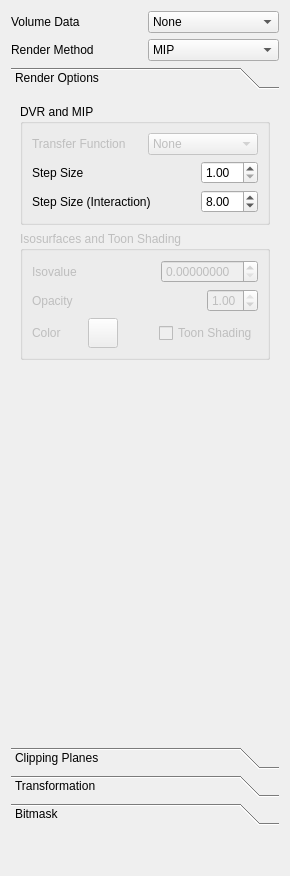
<?xml version="1.0" encoding="UTF-8"?>
<ui version="4.0">
 <class>RayCastPlugin</class>
 <widget class="QWidget" name="RayCastPlugin">
  <property name="geometry">
   <rect>
    <x>0</x>
    <y>0</y>
    <width>290</width>
    <height>876</height>
   </rect>
  </property>
  <property name="windowTitle">
   <string>Form</string>
  </property>
  <layout class="QVBoxLayout" name="verticalLayout">
   <item>
    <layout class="QGridLayout" name="gridLayout">
     <item row="0" column="0">
      <widget class="QLabel" name="labelDataset">
       <property name="text">
        <string>Volume Data</string>
       </property>
       <property name="buddy">
        <cstring>comboBoxDataset</cstring>
       </property>
      </widget>
     </item>
     <item row="0" column="1">
      <widget class="QComboBox" name="comboBoxDataset">
       <item>
        <property name="text">
         <string>None</string>
        </property>
       </item>
      </widget>
     </item>
     <item row="1" column="0">
      <widget class="QLabel" name="label">
       <property name="text">
        <string>Render Method</string>
       </property>
      </widget>
     </item>
     <item row="1" column="1">
      <widget class="QComboBox" name="comboBoxRendermode">
       <property name="currentIndex">
        <number>1</number>
       </property>
       <item>
        <property name="text">
         <string>DVR</string>
        </property>
       </item>
       <item>
        <property name="text">
         <string>MIP</string>
        </property>
       </item>
       <item>
        <property name="text">
         <string>Isovalue</string>
        </property>
       </item>
      </widget>
     </item>
    </layout>
   </item>
   <item>
    <widget class="QToolBox" name="toolBox">
     <property name="sizePolicy">
      <sizepolicy hsizetype="Preferred" vsizetype="MinimumExpanding">
       <horstretch>0</horstretch>
       <verstretch>1</verstretch>
      </sizepolicy>
     </property>
     <property name="currentIndex">
      <number>0</number>
     </property>
     <widget class="QWidget" name="renderPage">
      <property name="geometry">
       <rect>
        <x>0</x>
        <y>0</y>
        <width>272</width>
        <height>650</height>
       </rect>
      </property>
      <attribute name="label">
       <string>Render Options</string>
      </attribute>
      <layout class="QVBoxLayout" name="verticalLayout_7">
       <item>
        <widget class="QGroupBox" name="groupBox">
         <property name="title">
          <string>DVR and MIP</string>
         </property>
         <layout class="QVBoxLayout" name="verticalLayout_5">
          <property name="margin">
           <number>9</number>
          </property>
          <item>
           <layout class="QHBoxLayout" name="horizontalLayout_3">
            <property name="bottomMargin">
             <number>0</number>
            </property>
            <item>
             <widget class="QLabel" name="transferFunctionLabel">
              <property name="enabled">
               <bool>false</bool>
              </property>
              <property name="text">
               <string>Transfer Function </string>
              </property>
             </widget>
            </item>
            <item>
             <widget class="QComboBox" name="comboBoxTransferFunction">
              <property name="enabled">
               <bool>false</bool>
              </property>
              <property name="toolTip">
               <string>Select the transfer-function that will be used when doing direct volume rendering.</string>
              </property>
              <item>
               <property name="text">
                <string>None</string>
               </property>
              </item>
             </widget>
            </item>
           </layout>
          </item>
          <item>
           <layout class="QHBoxLayout" name="horizontalLayout_4">
            <property name="bottomMargin">
             <number>0</number>
            </property>
            <item>
             <widget class="QLabel" name="label_4">
              <property name="text">
               <string>Step Size</string>
              </property>
             </widget>
            </item>
            <item>
             <widget class="QDoubleSpinBox" name="doubleSpinBoxStepsize">
              <property name="sizePolicy">
               <sizepolicy hsizetype="Fixed" vsizetype="Fixed">
                <horstretch>0</horstretch>
                <verstretch>0</verstretch>
               </sizepolicy>
              </property>
              <property name="toolTip">
               <string>Set the step size during the ray-cast procedure</string>
              </property>
              <property name="minimum">
               <double>1.000000000000000</double>
              </property>
              <property name="maximum">
               <double>10.000000000000000</double>
              </property>
              <property name="value">
               <double>1.000000000000000</double>
              </property>
             </widget>
            </item>
           </layout>
          </item>
          <item>
           <layout class="QHBoxLayout" name="horizontalLayout_5">
            <property name="bottomMargin">
             <number>0</number>
            </property>
            <item>
             <widget class="QLabel" name="label_5">
              <property name="text">
               <string>Step Size (Interaction) </string>
              </property>
             </widget>
            </item>
            <item>
             <widget class="QDoubleSpinBox" name="doubleSpinBoxInteractiveStepsize">
              <property name="sizePolicy">
               <sizepolicy hsizetype="Fixed" vsizetype="Fixed">
                <horstretch>0</horstretch>
                <verstretch>0</verstretch>
               </sizepolicy>
              </property>
              <property name="toolTip">
               <string>Set the step size when moving or altering the ray-cast object</string>
              </property>
              <property name="minimum">
               <double>1.000000000000000</double>
              </property>
              <property name="maximum">
               <double>10.000000000000000</double>
              </property>
              <property name="value">
               <double>8.000000000000000</double>
              </property>
             </widget>
            </item>
           </layout>
          </item>
         </layout>
        </widget>
       </item>
       <item>
        <widget class="QGroupBox" name="groupBox_2">
         <property name="enabled">
          <bool>false</bool>
         </property>
         <property name="title">
          <string>Isosurfaces and Toon Shading</string>
         </property>
         <layout class="QVBoxLayout" name="verticalLayout_6">
          <item>
           <layout class="QHBoxLayout" name="horizontalLayout_6">
            <property name="bottomMargin">
             <number>0</number>
            </property>
            <item>
             <widget class="QLabel" name="label_2">
              <property name="text">
               <string>Isovalue </string>
              </property>
             </widget>
            </item>
            <item>
             <widget class="QDoubleSpinBox" name="doubleSpinBoxIsovalue">
              <property name="sizePolicy">
               <sizepolicy hsizetype="Fixed" vsizetype="Fixed">
                <horstretch>0</horstretch>
                <verstretch>0</verstretch>
               </sizepolicy>
              </property>
              <property name="toolTip">
               <string>Set the value that will be used to generate the isosurface</string>
              </property>
              <property name="decimals">
               <number>8</number>
              </property>
              <property name="singleStep">
               <double>1.000000000000000</double>
              </property>
             </widget>
            </item>
           </layout>
          </item>
          <item>
           <layout class="QHBoxLayout" name="horizontalLayout_7">
            <property name="bottomMargin">
             <number>0</number>
            </property>
            <item>
             <widget class="QLabel" name="label_3">
              <property name="text">
               <string>Opacity </string>
              </property>
             </widget>
            </item>
            <item>
             <widget class="QDoubleSpinBox" name="doubleSpinBoxIsovalueOpacity">
              <property name="sizePolicy">
               <sizepolicy hsizetype="Fixed" vsizetype="Fixed">
                <horstretch>0</horstretch>
                <verstretch>0</verstretch>
               </sizepolicy>
              </property>
              <property name="toolTip">
               <string>Set the opacity of the isosurface</string>
              </property>
              <property name="maximum">
               <double>1.000000000000000</double>
              </property>
              <property name="singleStep">
               <double>0.100000000000000</double>
              </property>
              <property name="value">
               <double>1.000000000000000</double>
              </property>
             </widget>
            </item>
           </layout>
          </item>
          <item>
           <layout class="QHBoxLayout" name="horizontalLayout_8">
            <property name="bottomMargin">
             <number>0</number>
            </property>
            <item>
             <widget class="QLabel" name="label_17">
              <property name="sizePolicy">
               <sizepolicy hsizetype="Fixed" vsizetype="Preferred">
                <horstretch>0</horstretch>
                <verstretch>0</verstretch>
               </sizepolicy>
              </property>
              <property name="minimumSize">
               <size>
                <width>50</width>
                <height>0</height>
               </size>
              </property>
              <property name="text">
               <string>Color</string>
              </property>
              <property name="alignment">
               <set>Qt::AlignLeading|Qt::AlignLeft|Qt::AlignVCenter</set>
              </property>
             </widget>
            </item>
            <item>
             <widget class="QPushButton" name="pushButtonColor">
              <property name="sizePolicy">
               <sizepolicy hsizetype="Minimum" vsizetype="Fixed">
                <horstretch>30</horstretch>
                <verstretch>30</verstretch>
               </sizepolicy>
              </property>
              <property name="minimumSize">
               <size>
                <width>30</width>
                <height>30</height>
               </size>
              </property>
              <property name="maximumSize">
               <size>
                <width>30</width>
                <height>30</height>
               </size>
              </property>
              <property name="toolTip">
               <string>Select the color of the isosurface</string>
              </property>
              <property name="text">
               <string/>
              </property>
              <property name="default">
               <bool>false</bool>
              </property>
             </widget>
            </item>
            <item>
             <spacer name="horizontalSpacer">
              <property name="orientation">
               <enum>Qt::Horizontal</enum>
              </property>
              <property name="sizeType">
               <enum>QSizePolicy::Expanding</enum>
              </property>
              <property name="sizeHint" stdset="0">
               <size>
                <width>40</width>
                <height>20</height>
               </size>
              </property>
             </spacer>
            </item>
            <item>
             <widget class="QCheckBox" name="checkBoxUseToonShading">
              <property name="toolTip">
               <string>Use toon shading</string>
              </property>
              <property name="text">
               <string>Toon Shading</string>
              </property>
             </widget>
            </item>
           </layout>
          </item>
         </layout>
        </widget>
       </item>
       <item>
        <spacer name="verticalSpacer_5">
         <property name="orientation">
          <enum>Qt::Vertical</enum>
         </property>
         <property name="sizeHint" stdset="0">
          <size>
           <width>20</width>
           <height>40</height>
          </size>
         </property>
        </spacer>
       </item>
      </layout>
     </widget>
     <widget class="QWidget" name="clippingPage">
      <property name="geometry">
       <rect>
        <x>0</x>
        <y>0</y>
        <width>272</width>
        <height>312</height>
       </rect>
      </property>
      <attribute name="label">
       <string>Clipping Planes</string>
      </attribute>
      <layout class="QVBoxLayout" name="verticalLayout_8">
       <item>
        <layout class="QGridLayout" name="gridLayout_2">
         <property name="bottomMargin">
          <number>0</number>
         </property>
         <item row="0" column="1">
          <widget class="QSlider" name="horizontalSliderX1">
           <property name="enabled">
            <bool>false</bool>
           </property>
           <property name="toolTip">
            <string>Set the position of the x1 clipping plane</string>
           </property>
           <property name="orientation">
            <enum>Qt::Horizontal</enum>
           </property>
          </widget>
         </item>
         <item row="0" column="0">
          <widget class="QCheckBox" name="checkBoxX1">
           <property name="enabled">
            <bool>true</bool>
           </property>
           <property name="toolTip">
            <string>Enable clipping plane x1</string>
           </property>
           <property name="text">
            <string>X1</string>
           </property>
          </widget>
         </item>
         <item row="1" column="1">
          <widget class="QSlider" name="horizontalSliderX2">
           <property name="enabled">
            <bool>false</bool>
           </property>
           <property name="toolTip">
            <string>Set the position of the x2 clipping plane</string>
           </property>
           <property name="orientation">
            <enum>Qt::Horizontal</enum>
           </property>
          </widget>
         </item>
         <item row="1" column="0">
          <widget class="QCheckBox" name="checkBoxX2">
           <property name="enabled">
            <bool>true</bool>
           </property>
           <property name="toolTip">
            <string>Enable clipping plane x2</string>
           </property>
           <property name="text">
            <string>X2</string>
           </property>
          </widget>
         </item>
         <item row="2" column="1">
          <widget class="QSlider" name="horizontalSliderY1">
           <property name="enabled">
            <bool>false</bool>
           </property>
           <property name="toolTip">
            <string>Set the position of the y1 clipping plane</string>
           </property>
           <property name="orientation">
            <enum>Qt::Horizontal</enum>
           </property>
          </widget>
         </item>
         <item row="2" column="0">
          <widget class="QCheckBox" name="checkBoxY1">
           <property name="enabled">
            <bool>true</bool>
           </property>
           <property name="toolTip">
            <string>Enable clipping plane y1</string>
           </property>
           <property name="text">
            <string>Y1</string>
           </property>
          </widget>
         </item>
         <item row="3" column="1">
          <widget class="QSlider" name="horizontalSliderY2">
           <property name="enabled">
            <bool>false</bool>
           </property>
           <property name="toolTip">
            <string>Set the position of the y2 clipping plane</string>
           </property>
           <property name="orientation">
            <enum>Qt::Horizontal</enum>
           </property>
          </widget>
         </item>
         <item row="3" column="0">
          <widget class="QCheckBox" name="checkBoxY2">
           <property name="enabled">
            <bool>true</bool>
           </property>
           <property name="toolTip">
            <string>Enable clipping plane y2</string>
           </property>
           <property name="text">
            <string>Y2</string>
           </property>
          </widget>
         </item>
         <item row="4" column="1">
          <widget class="QSlider" name="horizontalSliderZ1">
           <property name="enabled">
            <bool>false</bool>
           </property>
           <property name="toolTip">
            <string>Set the position of the z1 clipping plane</string>
           </property>
           <property name="orientation">
            <enum>Qt::Horizontal</enum>
           </property>
          </widget>
         </item>
         <item row="4" column="0">
          <widget class="QCheckBox" name="checkBoxZ1">
           <property name="enabled">
            <bool>true</bool>
           </property>
           <property name="toolTip">
            <string>Enable clipping plane z1</string>
           </property>
           <property name="text">
            <string>Z1</string>
           </property>
          </widget>
         </item>
         <item row="5" column="1">
          <widget class="QSlider" name="horizontalSliderZ2">
           <property name="enabled">
            <bool>false</bool>
           </property>
           <property name="toolTip">
            <string>Set the position of the z2 clipping plane</string>
           </property>
           <property name="orientation">
            <enum>Qt::Horizontal</enum>
           </property>
          </widget>
         </item>
         <item row="5" column="0">
          <widget class="QCheckBox" name="checkBoxZ2">
           <property name="enabled">
            <bool>true</bool>
           </property>
           <property name="toolTip">
            <string>Enable clipping plane z2</string>
           </property>
           <property name="text">
            <string>Z2</string>
           </property>
          </widget>
         </item>
        </layout>
       </item>
       <item>
        <widget class="QCheckBox" name="checkBoxGrayScale">
         <property name="toolTip">
          <string>When checked, gray-scale values are shown on the clipping planes</string>
         </property>
         <property name="text">
          <string>Show Gray-Scale Values at Clipping Area</string>
         </property>
        </widget>
       </item>
       <item>
        <widget class="QLabel" name="label_9">
         <property name="text">
          <string>Transparency Thresholds:</string>
         </property>
        </widget>
       </item>
       <item>
        <layout class="QHBoxLayout" name="horizontalLayout">
         <item>
          <widget class="QDoubleSpinBox" name="doubleSpinBoxMinValue">
           <property name="toolTip">
            <string>lower bound of the values considered to be transparent</string>
           </property>
           <property name="decimals">
            <number>3</number>
           </property>
           <property name="singleStep">
            <double>0.010000000000000</double>
           </property>
          </widget>
         </item>
         <item>
          <widget class="QLabel" name="label_18">
           <property name="sizePolicy">
            <sizepolicy hsizetype="Fixed" vsizetype="Preferred">
             <horstretch>0</horstretch>
             <verstretch>0</verstretch>
            </sizepolicy>
           </property>
           <property name="text">
            <string> - </string>
           </property>
          </widget>
         </item>
         <item>
          <widget class="QDoubleSpinBox" name="doubleSpinBoxMaxValue">
           <property name="toolTip">
            <string>upper bound of the values considered to be transparent</string>
           </property>
           <property name="decimals">
            <number>3</number>
           </property>
           <property name="singleStep">
            <double>0.010000000000000</double>
           </property>
          </widget>
         </item>
        </layout>
       </item>
       <item>
        <spacer name="verticalSpacer_3">
         <property name="orientation">
          <enum>Qt::Vertical</enum>
         </property>
         <property name="sizeHint" stdset="0">
          <size>
           <width>20</width>
           <height>69</height>
          </size>
         </property>
        </spacer>
       </item>
      </layout>
     </widget>
     <widget class="QWidget" name="transformationPage">
      <attribute name="label">
       <string>Transformation</string>
      </attribute>
      <layout class="QVBoxLayout" name="verticalLayout_9">
       <item>
        <widget class="QGroupBox" name="groupBox_3">
         <property name="title">
          <string>Position</string>
         </property>
         <layout class="QGridLayout" name="gridLayout_3">
          <item row="0" column="0">
           <widget class="QLabel" name="label_6">
            <property name="text">
             <string>X</string>
            </property>
           </widget>
          </item>
          <item row="0" column="1">
           <widget class="QSpinBox" name="spinBoxXPos">
            <property name="toolTip">
             <string>Set the x position of the object</string>
            </property>
            <property name="minimum">
             <number>-500</number>
            </property>
            <property name="maximum">
             <number>500</number>
            </property>
           </widget>
          </item>
          <item row="0" column="2">
           <widget class="QSlider" name="horizontalSliderXPos">
            <property name="toolTip">
             <string>Set the x position of the object</string>
            </property>
            <property name="minimum">
             <number>-500</number>
            </property>
            <property name="maximum">
             <number>500</number>
            </property>
            <property name="orientation">
             <enum>Qt::Horizontal</enum>
            </property>
           </widget>
          </item>
          <item row="1" column="0">
           <widget class="QLabel" name="label_7">
            <property name="text">
             <string>Y</string>
            </property>
           </widget>
          </item>
          <item row="1" column="1">
           <widget class="QSpinBox" name="spinBoxYPos">
            <property name="toolTip">
             <string>Set the y position of the object</string>
            </property>
            <property name="minimum">
             <number>-500</number>
            </property>
            <property name="maximum">
             <number>500</number>
            </property>
           </widget>
          </item>
          <item row="1" column="2">
           <widget class="QSlider" name="horizontalSliderYPos">
            <property name="toolTip">
             <string>Set the y position of the object</string>
            </property>
            <property name="minimum">
             <number>-500</number>
            </property>
            <property name="maximum">
             <number>500</number>
            </property>
            <property name="orientation">
             <enum>Qt::Horizontal</enum>
            </property>
           </widget>
          </item>
          <item row="2" column="0">
           <widget class="QLabel" name="label_8">
            <property name="text">
             <string>Z</string>
            </property>
           </widget>
          </item>
          <item row="2" column="1">
           <widget class="QSpinBox" name="spinBoxZPos">
            <property name="toolTip">
             <string>Set the z position of the object</string>
            </property>
            <property name="minimum">
             <number>-500</number>
            </property>
            <property name="maximum">
             <number>500</number>
            </property>
           </widget>
          </item>
          <item row="2" column="2">
           <widget class="QSlider" name="horizontalSliderZPos">
            <property name="toolTip">
             <string>Set the z position of the object</string>
            </property>
            <property name="minimum">
             <number>-500</number>
            </property>
            <property name="maximum">
             <number>500</number>
            </property>
            <property name="orientation">
             <enum>Qt::Horizontal</enum>
            </property>
           </widget>
          </item>
         </layout>
        </widget>
       </item>
       <item>
        <widget class="QGroupBox" name="groupBox_4">
         <property name="title">
          <string>Orientation</string>
         </property>
         <layout class="QGridLayout" name="gridLayout_4">
          <item row="0" column="0">
           <widget class="QLabel" name="label_10">
            <property name="text">
             <string>X</string>
            </property>
           </widget>
          </item>
          <item row="0" column="1">
           <widget class="QSpinBox" name="spinBoxRotateX">
            <property name="toolTip">
             <string>Set the rotation around the x-axis of the object</string>
            </property>
            <property name="minimum">
             <number>-180</number>
            </property>
            <property name="maximum">
             <number>180</number>
            </property>
           </widget>
          </item>
          <item row="0" column="2">
           <widget class="QSlider" name="horizontalSliderRotateX">
            <property name="toolTip">
             <string>Set the rotation around the x-axis of the object</string>
            </property>
            <property name="minimum">
             <number>-180</number>
            </property>
            <property name="maximum">
             <number>180</number>
            </property>
            <property name="orientation">
             <enum>Qt::Horizontal</enum>
            </property>
           </widget>
          </item>
          <item row="1" column="0">
           <widget class="QLabel" name="label_11">
            <property name="text">
             <string>Y</string>
            </property>
           </widget>
          </item>
          <item row="1" column="2">
           <widget class="QSlider" name="horizontalSliderRotateY">
            <property name="toolTip">
             <string>Set the rotation around the y-axis of the object</string>
            </property>
            <property name="minimum">
             <number>-180</number>
            </property>
            <property name="maximum">
             <number>180</number>
            </property>
            <property name="orientation">
             <enum>Qt::Horizontal</enum>
            </property>
           </widget>
          </item>
          <item row="2" column="0" rowspan="2">
           <widget class="QLabel" name="label_12">
            <property name="text">
             <string>Z</string>
            </property>
           </widget>
          </item>
          <item row="2" column="2" rowspan="2">
           <widget class="QSlider" name="horizontalSliderRotateZ">
            <property name="toolTip">
             <string>Set the rotation around the z-axis of the object</string>
            </property>
            <property name="minimum">
             <number>-180</number>
            </property>
            <property name="maximum">
             <number>180</number>
            </property>
            <property name="orientation">
             <enum>Qt::Horizontal</enum>
            </property>
           </widget>
          </item>
          <item row="3" column="1">
           <widget class="QSpinBox" name="spinBoxRotateZ">
            <property name="toolTip">
             <string>Set the rotation around the z-axis of the object</string>
            </property>
            <property name="minimum">
             <number>-180</number>
            </property>
            <property name="maximum">
             <number>180</number>
            </property>
           </widget>
          </item>
          <item row="1" column="1">
           <widget class="QSpinBox" name="spinBoxRotateY">
            <property name="toolTip">
             <string>Set the rotation around the y-axis of the object</string>
            </property>
            <property name="minimum">
             <number>-180</number>
            </property>
            <property name="maximum">
             <number>180</number>
            </property>
           </widget>
          </item>
         </layout>
        </widget>
       </item>
       <item>
        <widget class="QGroupBox" name="groupBox_5">
         <property name="title">
          <string>Scale</string>
         </property>
         <layout class="QGridLayout" name="gridLayout_5">
          <item row="0" column="0">
           <widget class="QLabel" name="label_13">
            <property name="text">
             <string>X</string>
            </property>
           </widget>
          </item>
          <item row="1" column="0" rowspan="2">
           <widget class="QLabel" name="label_14">
            <property name="text">
             <string>Y</string>
            </property>
           </widget>
          </item>
          <item row="1" column="2">
           <widget class="QSlider" name="horizontalSliderScaleY">
            <property name="toolTip">
             <string>Scale the object along the y axis</string>
            </property>
            <property name="minimum">
             <number>-99</number>
            </property>
            <property name="maximum">
             <number>100</number>
            </property>
            <property name="value">
             <number>0</number>
            </property>
            <property name="sliderPosition">
             <number>0</number>
            </property>
            <property name="orientation">
             <enum>Qt::Horizontal</enum>
            </property>
           </widget>
          </item>
          <item row="3" column="0" rowspan="3">
           <widget class="QLabel" name="label_15">
            <property name="text">
             <string>Z</string>
            </property>
           </widget>
          </item>
          <item row="3" column="2">
           <widget class="QSlider" name="horizontalSliderScaleZ">
            <property name="toolTip">
             <string>Scale the object along the z axis</string>
            </property>
            <property name="minimum">
             <number>-99</number>
            </property>
            <property name="maximum">
             <number>100</number>
            </property>
            <property name="value">
             <number>0</number>
            </property>
            <property name="sliderPosition">
             <number>0</number>
            </property>
            <property name="orientation">
             <enum>Qt::Horizontal</enum>
            </property>
           </widget>
          </item>
          <item row="0" column="1">
           <widget class="QDoubleSpinBox" name="spinBoxScaleX">
            <property name="toolTip">
             <string>Scale the object along the x axis</string>
            </property>
            <property name="minimum">
             <double>0.010000000000000</double>
            </property>
            <property name="maximum">
             <double>11.000000000000000</double>
            </property>
            <property name="singleStep">
             <double>0.100000000000000</double>
            </property>
            <property name="value">
             <double>1.000000000000000</double>
            </property>
           </widget>
          </item>
          <item row="1" column="1" rowspan="2">
           <widget class="QDoubleSpinBox" name="spinBoxScaleY">
            <property name="toolTip">
             <string>Scale the object along the y axis</string>
            </property>
            <property name="minimum">
             <double>0.010000000000000</double>
            </property>
            <property name="maximum">
             <double>11.000000000000000</double>
            </property>
            <property name="singleStep">
             <double>0.100000000000000</double>
            </property>
            <property name="value">
             <double>1.000000000000000</double>
            </property>
           </widget>
          </item>
          <item row="3" column="1">
           <widget class="QDoubleSpinBox" name="spinBoxScaleZ">
            <property name="toolTip">
             <string>Scale the object along the z axis</string>
            </property>
            <property name="minimum">
             <double>0.010000000000000</double>
            </property>
            <property name="maximum">
             <double>11.000000000000000</double>
            </property>
            <property name="singleStep">
             <double>0.100000000000000</double>
            </property>
            <property name="value">
             <double>1.000000000000000</double>
            </property>
           </widget>
          </item>
          <item row="6" column="0" colspan="3">
           <widget class="QCheckBox" name="checkBoxUniformScaling">
            <property name="toolTip">
             <string>Scale the object uniformly</string>
            </property>
            <property name="text">
             <string>Uniform Scaling</string>
            </property>
           </widget>
          </item>
          <item row="0" column="2">
           <widget class="QSlider" name="horizontalSliderScaleX">
            <property name="toolTip">
             <string>Scale the object along the x axis</string>
            </property>
            <property name="minimum">
             <number>-99</number>
            </property>
            <property name="maximum">
             <number>100</number>
            </property>
            <property name="value">
             <number>0</number>
            </property>
            <property name="sliderPosition">
             <number>0</number>
            </property>
            <property name="orientation">
             <enum>Qt::Horizontal</enum>
            </property>
           </widget>
          </item>
         </layout>
        </widget>
       </item>
       <item>
        <spacer name="verticalSpacer_2">
         <property name="orientation">
          <enum>Qt::Vertical</enum>
         </property>
         <property name="sizeHint" stdset="0">
          <size>
           <width>20</width>
           <height>40</height>
          </size>
         </property>
        </spacer>
       </item>
      </layout>
     </widget>
     <widget class="QWidget" name="bitmaskPage">
      <attribute name="label">
       <string>Bitmask</string>
      </attribute>
      <layout class="QVBoxLayout" name="verticalLayout_10">
       <item>
        <layout class="QHBoxLayout" name="horizontalLayout_2">
         <item>
          <widget class="QLabel" name="label_16">
           <property name="text">
            <string>Bitmask</string>
           </property>
          </widget>
         </item>
         <item>
          <widget class="QComboBox" name="comboBoxBitMask">
           <property name="sizePolicy">
            <sizepolicy hsizetype="Expanding" vsizetype="Fixed">
             <horstretch>0</horstretch>
             <verstretch>0</verstretch>
            </sizepolicy>
           </property>
           <property name="toolTip">
            <string>Select the mask that will be applied over the volume data</string>
           </property>
           <item>
            <property name="text">
             <string>No bitmask</string>
            </property>
           </item>
          </widget>
         </item>
        </layout>
       </item>
       <item>
        <widget class="QCheckBox" name="checkBoxInvertBitmask">
         <property name="enabled">
          <bool>false</bool>
         </property>
         <property name="toolTip">
          <string>Invert the bitmask</string>
         </property>
         <property name="text">
          <string>Invert mask</string>
         </property>
        </widget>
       </item>
       <item>
        <spacer name="verticalSpacer_4">
         <property name="orientation">
          <enum>Qt::Vertical</enum>
         </property>
         <property name="sizeHint" stdset="0">
          <size>
           <width>20</width>
           <height>40</height>
          </size>
         </property>
        </spacer>
       </item>
      </layout>
     </widget>
    </widget>
   </item>
   <item>
    <spacer name="verticalSpacer">
     <property name="orientation">
      <enum>Qt::Vertical</enum>
     </property>
     <property name="sizeHint" stdset="0">
      <size>
       <width>20</width>
       <height>40</height>
      </size>
     </property>
    </spacer>
   </item>
  </layout>
 </widget>
 <resources/>
 <connections>
  <connection>
   <sender>spinBoxXPos</sender>
   <signal>valueChanged(int)</signal>
   <receiver>horizontalSliderXPos</receiver>
   <slot>setValue(int)</slot>
   <hints>
    <hint type="sourcelabel">
     <x>89</x>
     <y>164</y>
    </hint>
    <hint type="destinationlabel">
     <x>166</x>
     <y>167</y>
    </hint>
   </hints>
  </connection>
  <connection>
   <sender>horizontalSliderXPos</sender>
   <signal>valueChanged(int)</signal>
   <receiver>spinBoxXPos</receiver>
   <slot>setValue(int)</slot>
   <hints>
    <hint type="sourcelabel">
     <x>222</x>
     <y>163</y>
    </hint>
    <hint type="destinationlabel">
     <x>87</x>
     <y>154</y>
    </hint>
   </hints>
  </connection>
  <connection>
   <sender>spinBoxYPos</sender>
   <signal>valueChanged(int)</signal>
   <receiver>horizontalSliderYPos</receiver>
   <slot>setValue(int)</slot>
   <hints>
    <hint type="sourcelabel">
     <x>84</x>
     <y>196</y>
    </hint>
    <hint type="destinationlabel">
     <x>155</x>
     <y>199</y>
    </hint>
   </hints>
  </connection>
  <connection>
   <sender>horizontalSliderYPos</sender>
   <signal>valueChanged(int)</signal>
   <receiver>spinBoxYPos</receiver>
   <slot>setValue(int)</slot>
   <hints>
    <hint type="sourcelabel">
     <x>222</x>
     <y>196</y>
    </hint>
    <hint type="destinationlabel">
     <x>81</x>
     <y>195</y>
    </hint>
   </hints>
  </connection>
  <connection>
   <sender>spinBoxZPos</sender>
   <signal>valueChanged(int)</signal>
   <receiver>horizontalSliderZPos</receiver>
   <slot>setValue(int)</slot>
   <hints>
    <hint type="sourcelabel">
     <x>103</x>
     <y>220</y>
    </hint>
    <hint type="destinationlabel">
     <x>164</x>
     <y>234</y>
    </hint>
   </hints>
  </connection>
  <connection>
   <sender>horizontalSliderZPos</sender>
   <signal>valueChanged(int)</signal>
   <receiver>spinBoxZPos</receiver>
   <slot>setValue(int)</slot>
   <hints>
    <hint type="sourcelabel">
     <x>226</x>
     <y>225</y>
    </hint>
    <hint type="destinationlabel">
     <x>84</x>
     <y>224</y>
    </hint>
   </hints>
  </connection>
  <connection>
   <sender>spinBoxRotateX</sender>
   <signal>valueChanged(int)</signal>
   <receiver>horizontalSliderRotateX</receiver>
   <slot>setValue(int)</slot>
   <hints>
    <hint type="sourcelabel">
     <x>70</x>
     <y>295</y>
    </hint>
    <hint type="destinationlabel">
     <x>144</x>
     <y>302</y>
    </hint>
   </hints>
  </connection>
  <connection>
   <sender>horizontalSliderRotateX</sender>
   <signal>valueChanged(int)</signal>
   <receiver>spinBoxRotateX</receiver>
   <slot>setValue(int)</slot>
   <hints>
    <hint type="sourcelabel">
     <x>222</x>
     <y>295</y>
    </hint>
    <hint type="destinationlabel">
     <x>82</x>
     <y>301</y>
    </hint>
   </hints>
  </connection>
  <connection>
   <sender>spinBoxRotateY</sender>
   <signal>valueChanged(int)</signal>
   <receiver>horizontalSliderRotateY</receiver>
   <slot>setValue(int)</slot>
   <hints>
    <hint type="sourcelabel">
     <x>89</x>
     <y>327</y>
    </hint>
    <hint type="destinationlabel">
     <x>179</x>
     <y>335</y>
    </hint>
   </hints>
  </connection>
  <connection>
   <sender>horizontalSliderRotateY</sender>
   <signal>valueChanged(int)</signal>
   <receiver>spinBoxRotateY</receiver>
   <slot>setValue(int)</slot>
   <hints>
    <hint type="sourcelabel">
     <x>199</x>
     <y>333</y>
    </hint>
    <hint type="destinationlabel">
     <x>82</x>
     <y>326</y>
    </hint>
   </hints>
  </connection>
  <connection>
   <sender>spinBoxRotateZ</sender>
   <signal>valueChanged(int)</signal>
   <receiver>horizontalSliderRotateZ</receiver>
   <slot>setValue(int)</slot>
   <hints>
    <hint type="sourcelabel">
     <x>70</x>
     <y>372</y>
    </hint>
    <hint type="destinationlabel">
     <x>182</x>
     <y>368</y>
    </hint>
   </hints>
  </connection>
  <connection>
   <sender>horizontalSliderRotateZ</sender>
   <signal>valueChanged(int)</signal>
   <receiver>spinBoxRotateZ</receiver>
   <slot>setValue(int)</slot>
   <hints>
    <hint type="sourcelabel">
     <x>210</x>
     <y>366</y>
    </hint>
    <hint type="destinationlabel">
     <x>73</x>
     <y>357</y>
    </hint>
   </hints>
  </connection>
 </connections>
</ui>
